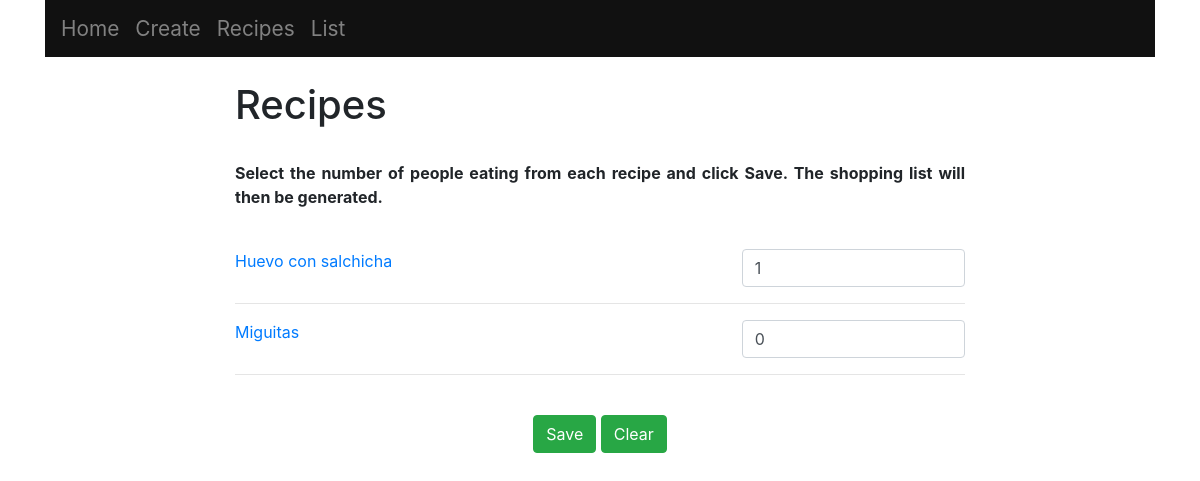
Before: /recipes/ with the older database file.
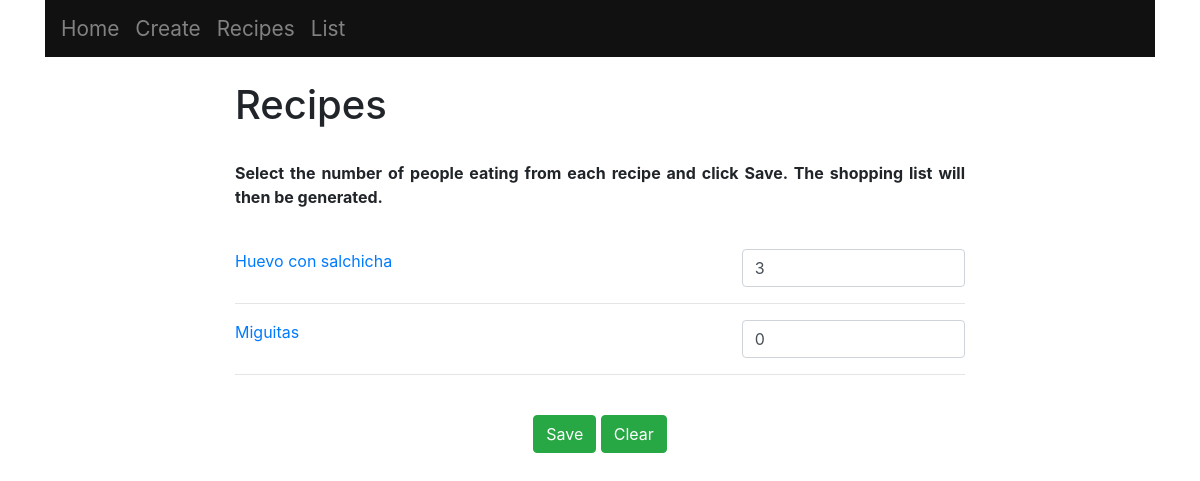
After: the same page with the newer database file.
### main/models.py (models this page shows, shortened)
class Recipe(models.Model):
	name = models.CharField(max_length = 200)
	quantity = models.IntegerField()

### main/views.py (the view, shortened to what this page needs)
# urls.py: path("recipes/", views.recipes, name = "recipes"),
def recipes(response):
	rl = Recipe.objects.order_by('name')	#Display in alphabetical order
	return render(response, "main/recipes.html", {"rl":rl})

### main/templates/main/recipes.html (shortened to what this page needs)
{% extends "main/base.html" %}
{% block content %}
	<h1>Recipes</h1>
	<br>
	<div class="text-justify">
		<p><b>Select the number of people eating from each recipe and click Save. The shopping list will then be generated.</b></p>
	</div>
	<br>
	<form method="post", action="#">
		{% for recipe in rl %}
			<div class="row">
				<div class="col">
					<div class="recipes">
						<a href="/{{recipe.id}}">{{recipe.name}}</a>
					</div>
				</div>
				<div class="col-4">
					<input type="number" value={{recipe.quantity}} name="{{recipe.id}}", class="form-control", min="0">
				</div>
			</div>
			<hr>
		{% endfor %}
		<br>
		<div class="row">
			<div class="col-sm-12 text-center">
				<button type="submit", name="save_recipes", value="save_recipes", class="btn btn-success">Save</button>
				<button type="submit", name="clear_recipes", value="clear_recipes", class="btn btn-success">Clear</button>
			</div>
		</div>
	</form>
{% endblock %}

Changed rows visible on the page:
changed Recipe "Huevo con salchicha": quantity "1" → "3"
